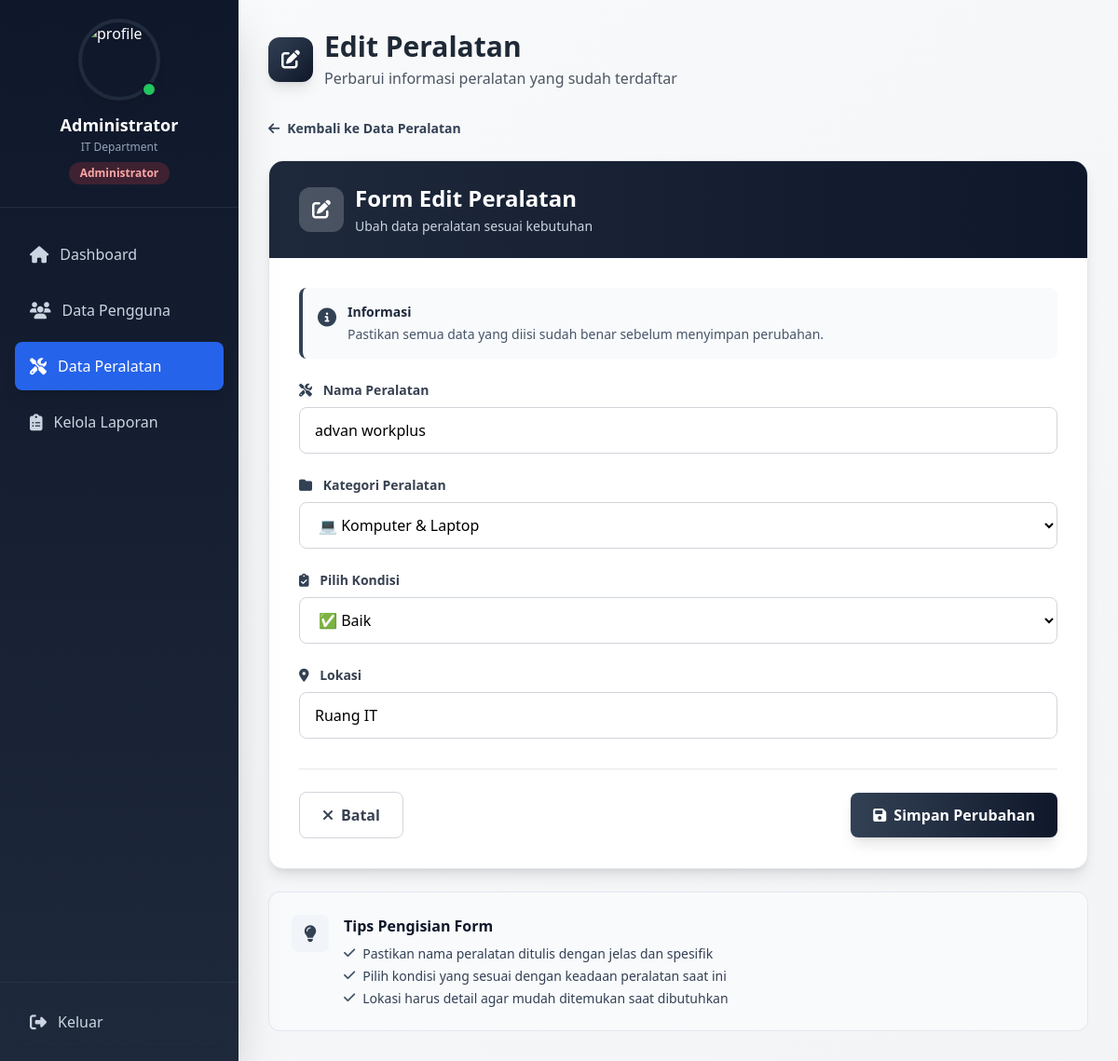
The app's page /admin/peralatan/edit.php?id=16 (signed in) with its own data.
### tables this page shows
CREATE TABLE `peralatan` (
  `id_peralatan` int(11) NOT NULL,
  `nama_peralatan` varchar(100) NOT NULL,
  `jenis` varchar(100) DEFAULT NULL,
  `lokasi` varchar(100) DEFAULT NULL,
  `kondisi` enum('baik','rusak','dalam perbaikan') DEFAULT 'baik'
);

### admin/peralatan/edit.php (the view, shortened to what this page needs)
<?php
include '../../config/koneksi.php';
?>
<!DOCTYPE html>
<html lang="id">
<head>
    <script src="https://cdn.tailwindcss.com"></script>
    <link rel="stylesheet" href="https://cdnjs.cloudflare.com/ajax/libs/font-awesome/6.4.0/css/all.min.css">
</head>
<body class="bg-gradient-to-br from-gray-50 to-gray-100 min-h-screen">
    <?php
    include '../../includes/sidebar.php';
    $id = $_GET['id'] ?? '';
    $query = "SELECT * FROM peralatan WHERE id_peralatan = ?";
    $stmt = $koneksi->prepare($query);
    $stmt->bind_param("i", $id);
    $stmt->execute();
    $result = $stmt->get_result();
    $data = $result->fetch_assoc();
    ?>
    <div class="ml-64 p-8">
        <div class="mb-8">
            <div class="flex items-center gap-3 mb-2">
                <div class="w-12 h-12 bg-gradient-to-br from-slate-700 to-slate-900 rounded-xl flex items-center justify-center shadow-lg">
                    <i class="fa-solid fa-pen-to-square text-white text-xl"></i>
                </div>
                <div>
                    <h1 class="text-3xl font-bold text-gray-800">Edit Peralatan</h1>
                    <p class="text-gray-600 mt-1">Perbarui informasi peralatan yang sudah terdaftar</p>
                </div>
            </div>
        </div>
        <div class="mb-6">
            <nav class="flex items-center gap-2 text-sm">
                <a href="data.php" class="text-slate-700 hover:text-slate-900 font-semibold transition flex items-center gap-2">
                    <i class="fa-solid fa-arrow-left"></i>
                    Kembali ke Data Peralatan
                </a>
            </nav>
        </div>
        <div class="bg-white rounded-2xl shadow-lg overflow-hidden border border-gray-200 max-w-4xl">
            <div class="bg-gradient-to-r from-slate-800 to-slate-900 px-8 py-6">
                <div class="flex items-center gap-3">
                    <div class="w-12 h-12 bg-white bg-opacity-20 rounded-xl flex items-center justify-center">
                        <i class="fa-solid fa-pen-to-square text-white text-xl"></i>
                    </div>
                    <div>
                        <h1 class="text-2xl font-bold text-white">Form Edit Peralatan</h1>
                        <p class="text-slate-300 text-sm mt-1">Ubah data peralatan sesuai kebutuhan</p>
                    </div>
                </div>
            </div>
            <form method="POST" action="" class="p-8">
                <div class="space-y-6">
                    <div class="bg-slate-50 border-l-4 border-slate-700 p-4 rounded-lg">
                        <div class="flex items-start gap-3">
                            <i class="fa-solid fa-circle-info text-slate-700 text-xl mt-0.5"></i>
                            <div>
                                <p class="text-slate-800 text-sm font-semibold">Informasi</p>
                                <p class="text-slate-600 text-sm mt-1">Pastikan semua data yang diisi sudah benar sebelum menyimpan perubahan.</p>
                            </div>
                        </div>
                    </div>
                    <div>
                        <label class="block text-sm font-bold text-gray-700 mb-2">
                            <i class="fa-solid fa-screwdriver-wrench text-slate-700 mr-2"></i>
                            Nama Peralatan
                        </label>
                        <input type="text" name="nama_peralatan" placeholder="Masukkan nama peralatan"
                            value="<?php echo htmlspecialchars($data['nama_peralatan']) ?>"
                            class="w-full px-4 py-3 border border-gray-300 rounded-lg focus:outline-none focus:ring-2 focus:ring-slate-500 focus:border-transparent transition">
                    </div>
                    <div>
                        <label class="block text-sm font-bold text-gray-700 mb-2">
                            <i class="fa-solid fa-folder text-slate-700 mr-2"></i>
                            Kategori Peralatan
                        </label>
                        <select name="jenis" required
                            class="w-full px-4 py-3 border border-gray-300 rounded-lg focus:outline-none focus:ring-2 focus:ring-slate-500 focus:border-transparent transition bg-white">
                            <option value="Komputer & Laptop" <?php echo ($data['jenis'] == 'Komputer & Laptop') ? 'selected' : ''; ?>>💻 Komputer & Laptop</option>
                        </select>
                    </div>
                    <div>
                        <label class="block text-sm font-bold text-gray-700 mb-2">
                            <i class="fa-solid fa-clipboard-check text-slate-700 mr-2"></i>
                            Pilih Kondisi
                        </label>
                        <select name="kondisi" required
                            class="w-full px-4 py-3 border border-gray-300 rounded-lg focus:outline-none focus:ring-2 focus:ring-slate-500 focus:border-transparent transition bg-white">
                            <option value="baik" <?php echo ($data['kondisi'] == 'baik') ? 'selected' : ''; ?>>✅ Baik</option>
                        </select>
                    </div>
                    <div>
                        <label class="block text-sm font-bold text-gray-700 mb-2">
                            <i class="fa-solid fa-location-dot text-slate-700 mr-2"></i>
                            Lokasi
                        </label>
                        <input type="text" name="lokasi" required
                            value="<?php echo htmlspecialchars($data['lokasi']) ?>"
                            class="w-full px-4 py-3 border border-gray-300 rounded-lg focus:outline-none focus:ring-2 focus:ring-slate-500 focus:border-transparent transition"
                            placeholder="Contoh: Gudang A, Lantai 2, dll">
                    </div>
                </div>
                <div class="flex items-center justify-between gap-3 mt-8 pt-6 border-t border-gray-200">
                    <a href="data.php" class="px-6 py-3 border border-gray-300 text-gray-700 rounded-lg font-semibold hover:bg-gray-50 transition-all duration-200 inline-flex items-center gap-2">
                        <i class="fa-solid fa-times"></i>
                        Batal
                    </a>
                    <button type="submit" name="update"
                        class="px-6 py-3 bg-gradient-to-r from-slate-700 to-slate-900 hover:from-slate-800 hover:to-slate-950 text-white rounded-lg font-semibold transition-all duration-200 shadow-lg hover:shadow-xl transform hover:scale-105 inline-flex items-center gap-2">
                        <i class="fa-solid fa-save"></i>
                        Simpan Perubahan
                    </button>
                </div>
            </form>
        </div>
        <div class="mt-6 bg-gradient-to-r from-slate-50 to-gray-50 border border-slate-200 rounded-xl p-6 max-w-4xl">
            <div class="flex items-start gap-4">
                <div class="w-10 h-10 bg-slate-100 rounded-lg flex items-center justify-center flex-shrink-0">
                    <i class="fa-solid fa-lightbulb text-slate-700 text-lg"></i>
                </div>
                <div>
                    <h4 class="font-bold text-slate-900 mb-2">Tips Pengisian Form</h4>
                    <ul class="text-sm text-slate-700 space-y-1">
                        <li class="flex items-start gap-2">
                            <i class="fa-solid fa-check text-slate-600 mt-0.5"></i>
                            <span>Pastikan nama peralatan ditulis dengan jelas dan spesifik</span>
                        </li>
                        <li class="flex items-start gap-2">
                            <i class="fa-solid fa-check text-slate-600 mt-0.5"></i>
                            <span>Pilih kondisi yang sesuai dengan keadaan peralatan saat ini</span>
                        </li>
                        <li class="flex items-start gap-2">
                            <i class="fa-solid fa-check text-slate-600 mt-0.5"></i>
                            <span>Lokasi harus detail agar mudah ditemukan saat dibutuhkan</span>
                        </li>
                    </ul>
                </div>
            </div>
        </div>
    </div>
</body>
</html>

### records on screen
peralatan: nama_peralatan "advan workplus", jenis "💻 Komputer & Laptop", kondisi "✅ Baik", lokasi "Ruang IT"

### other values on screen
$_SESSION['nama'] "Administrator"
$_SESSION['departemen'] "IT Department"
